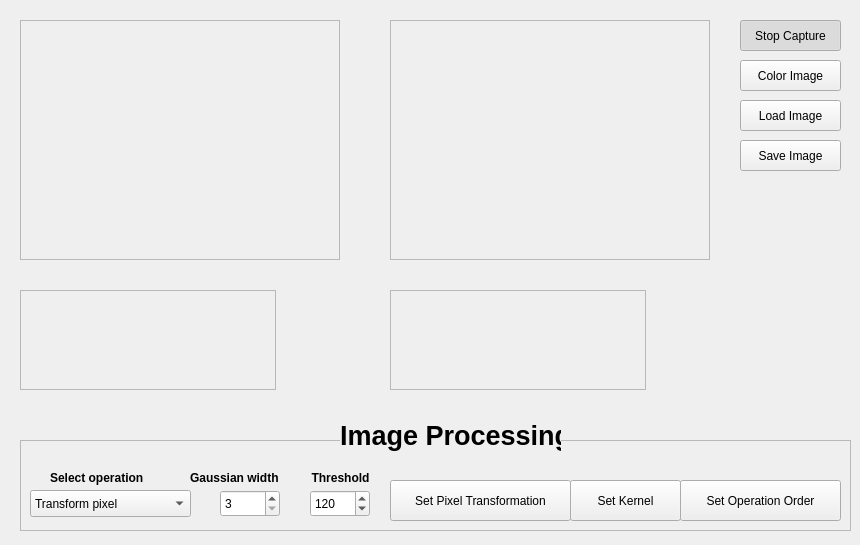
<?xml version="1.0" encoding="UTF-8"?>
<ui version="4.0">
 <class>MainWindow</class>
 <widget class="QWidget" name="MainWindow">
  <property name="geometry">
   <rect>
    <x>0</x>
    <y>0</y>
    <width>860</width>
    <height>545</height>
   </rect>
  </property>
  <property name="windowTitle">
   <string>Proyecto de Visión Artificial</string>
  </property>
  <widget class="QFrame" name="imageFrameS">
   <property name="geometry">
    <rect>
     <x>20</x>
     <y>20</y>
     <width>320</width>
     <height>240</height>
    </rect>
   </property>
   <property name="frameShape">
    <enum>QFrame::StyledPanel</enum>
   </property>
   <property name="frameShadow">
    <enum>QFrame::Raised</enum>
   </property>
  </widget>
  <widget class="QFrame" name="imageFrameD">
   <property name="geometry">
    <rect>
     <x>390</x>
     <y>20</y>
     <width>320</width>
     <height>240</height>
    </rect>
   </property>
   <property name="frameShape">
    <enum>QFrame::StyledPanel</enum>
   </property>
   <property name="frameShadow">
    <enum>QFrame::Raised</enum>
   </property>
  </widget>
  <widget class="QPushButton" name="captureButton">
   <property name="geometry">
    <rect>
     <x>740</x>
     <y>20</y>
     <width>101</width>
     <height>31</height>
    </rect>
   </property>
   <property name="text">
    <string>Stop Capture</string>
   </property>
   <property name="checkable">
    <bool>true</bool>
   </property>
   <property name="checked">
    <bool>true</bool>
   </property>
  </widget>
  <widget class="QPushButton" name="colorButton">
   <property name="geometry">
    <rect>
     <x>740</x>
     <y>60</y>
     <width>101</width>
     <height>31</height>
    </rect>
   </property>
   <property name="text">
    <string>Color Image</string>
   </property>
   <property name="checkable">
    <bool>true</bool>
   </property>
   <property name="checked">
    <bool>false</bool>
   </property>
  </widget>
  <widget class="QPushButton" name="loadButton">
   <property name="geometry">
    <rect>
     <x>740</x>
     <y>100</y>
     <width>101</width>
     <height>31</height>
    </rect>
   </property>
   <property name="text">
    <string>Load Image</string>
   </property>
   <property name="checkable">
    <bool>false</bool>
   </property>
   <property name="checked">
    <bool>false</bool>
   </property>
  </widget>
  <widget class="QFrame" name="processingFrame">
   <property name="geometry">
    <rect>
     <x>20</x>
     <y>440</y>
     <width>831</width>
     <height>91</height>
    </rect>
   </property>
   <property name="frameShape">
    <enum>QFrame::StyledPanel</enum>
   </property>
   <property name="frameShadow">
    <enum>QFrame::Raised</enum>
   </property>
   <widget class="QComboBox" name="operationComboBox">
    <property name="geometry">
     <rect>
      <x>10</x>
      <y>50</y>
      <width>161</width>
      <height>27</height>
     </rect>
    </property>
    <item>
     <property name="text">
      <string>Transform pixel</string>
     </property>
    </item>
    <item>
     <property name="text">
      <string>Thresholding</string>
     </property>
    </item>
    <item>
     <property name="text">
      <string>Equalize</string>
     </property>
    </item>
    <item>
     <property name="text">
      <string>Gaussian Blur</string>
     </property>
    </item>
    <item>
     <property name="text">
      <string>Median Blur</string>
     </property>
    </item>
    <item>
     <property name="text">
      <string>Linear Filter</string>
     </property>
    </item>
    <item>
     <property name="text">
      <string>Dilate</string>
     </property>
    </item>
    <item>
     <property name="text">
      <string>Square erode</string>
     </property>
    </item>
    <item>
     <property name="text">
      <string>Elliptical erode</string>
     </property>
    </item>
    <item>
     <property name="text">
      <string>Apply several...</string>
     </property>
    </item>
   </widget>
   <widget class="QLabel" name="operationLabel">
    <property name="geometry">
     <rect>
      <x>30</x>
      <y>30</y>
      <width>121</width>
      <height>17</height>
     </rect>
    </property>
    <property name="text">
     <string>&lt;html&gt;&lt;head/&gt;&lt;body&gt;&lt;p&gt;&lt;span style=&quot; font-weight:600;&quot;&gt;Select operation&lt;/span&gt;&lt;/p&gt;&lt;/body&gt;&lt;/html&gt;</string>
    </property>
   </widget>
   <widget class="QLabel" name="gaussianLabel">
    <property name="geometry">
     <rect>
      <x>170</x>
      <y>30</y>
      <width>111</width>
      <height>17</height>
     </rect>
    </property>
    <property name="text">
     <string>&lt;html&gt;&lt;head/&gt;&lt;body&gt;&lt;p&gt;&lt;span style=&quot; font-weight:600;&quot;&gt;Gaussian width&lt;/span&gt;&lt;/p&gt;&lt;/body&gt;&lt;/html&gt;</string>
    </property>
   </widget>
   <widget class="QSpinBox" name="thresholdSpinBox">
    <property name="geometry">
     <rect>
      <x>290</x>
      <y>50</y>
      <width>60</width>
      <height>27</height>
     </rect>
    </property>
    <property name="maximum">
     <number>255</number>
    </property>
    <property name="value">
     <number>120</number>
    </property>
   </widget>
   <widget class="QLabel" name="gaussianLabel_2">
    <property name="geometry">
     <rect>
      <x>280</x>
      <y>30</y>
      <width>81</width>
      <height>17</height>
     </rect>
    </property>
    <property name="text">
     <string>&lt;html&gt;&lt;head/&gt;&lt;body&gt;&lt;p align=&quot;center&quot;&gt;&lt;span style=&quot; font-weight:600;&quot;&gt;Threshold&lt;/span&gt;&lt;/p&gt;&lt;/body&gt;&lt;/html&gt;</string>
    </property>
   </widget>
   <widget class="QPushButton" name="kernelButton">
    <property name="geometry">
     <rect>
      <x>550</x>
      <y>40</y>
      <width>111</width>
      <height>41</height>
     </rect>
    </property>
    <property name="text">
     <string>Set Kernel</string>
    </property>
   </widget>
   <widget class="QPushButton" name="operOrderButton">
    <property name="geometry">
     <rect>
      <x>660</x>
      <y>40</y>
      <width>161</width>
      <height>41</height>
     </rect>
    </property>
    <property name="text">
     <string>Set Operation Order</string>
    </property>
   </widget>
   <widget class="QPushButton" name="pixelTButton">
    <property name="geometry">
     <rect>
      <x>370</x>
      <y>40</y>
      <width>181</width>
      <height>41</height>
     </rect>
    </property>
    <property name="text">
     <string>Set Pixel Transformation</string>
    </property>
   </widget>
   <widget class="QSpinBox" name="gaussWidthBox">
    <property name="geometry">
     <rect>
      <x>200</x>
      <y>50</y>
      <width>60</width>
      <height>27</height>
     </rect>
    </property>
    <property name="minimum">
     <number>3</number>
    </property>
    <property name="maximum">
     <number>19</number>
    </property>
    <property name="singleStep">
     <number>2</number>
    </property>
    <property name="value">
     <number>3</number>
    </property>
   </widget>
  </widget>
  <widget class="QLabel" name="label">
   <property name="geometry">
    <rect>
     <x>340</x>
     <y>420</y>
     <width>221</width>
     <height>31</height>
    </rect>
   </property>
   <property name="autoFillBackground">
    <bool>true</bool>
   </property>
   <property name="text">
    <string>&lt;html&gt;&lt;head/&gt;&lt;body&gt;&lt;p&gt;&lt;span style=&quot; font-size:20pt; font-weight:600;&quot;&gt;Image Processing&lt;/span&gt;&lt;/p&gt;&lt;/body&gt;&lt;/html&gt;</string>
   </property>
   <property name="textFormat">
    <enum>Qt::RichText</enum>
   </property>
  </widget>
  <widget class="QPushButton" name="saveButton">
   <property name="geometry">
    <rect>
     <x>740</x>
     <y>140</y>
     <width>101</width>
     <height>31</height>
    </rect>
   </property>
   <property name="text">
    <string>Save Image</string>
   </property>
   <property name="checkable">
    <bool>false</bool>
   </property>
   <property name="checked">
    <bool>false</bool>
   </property>
  </widget>
  <widget class="QFrame" name="histS">
   <property name="geometry">
    <rect>
     <x>20</x>
     <y>290</y>
     <width>256</width>
     <height>100</height>
    </rect>
   </property>
   <property name="frameShape">
    <enum>QFrame::StyledPanel</enum>
   </property>
   <property name="frameShadow">
    <enum>QFrame::Raised</enum>
   </property>
  </widget>
  <widget class="QFrame" name="histD">
   <property name="geometry">
    <rect>
     <x>390</x>
     <y>290</y>
     <width>256</width>
     <height>100</height>
    </rect>
   </property>
   <property name="frameShape">
    <enum>QFrame::StyledPanel</enum>
   </property>
   <property name="frameShadow">
    <enum>QFrame::Raised</enum>
   </property>
  </widget>
 </widget>
 <tabstops>
  <tabstop>captureButton</tabstop>
  <tabstop>colorButton</tabstop>
  <tabstop>loadButton</tabstop>
  <tabstop>saveButton</tabstop>
  <tabstop>operationComboBox</tabstop>
  <tabstop>gaussWidthBox</tabstop>
  <tabstop>thresholdSpinBox</tabstop>
  <tabstop>pixelTButton</tabstop>
  <tabstop>kernelButton</tabstop>
  <tabstop>operOrderButton</tabstop>
 </tabstops>
 <resources/>
 <connections/>
</ui>
